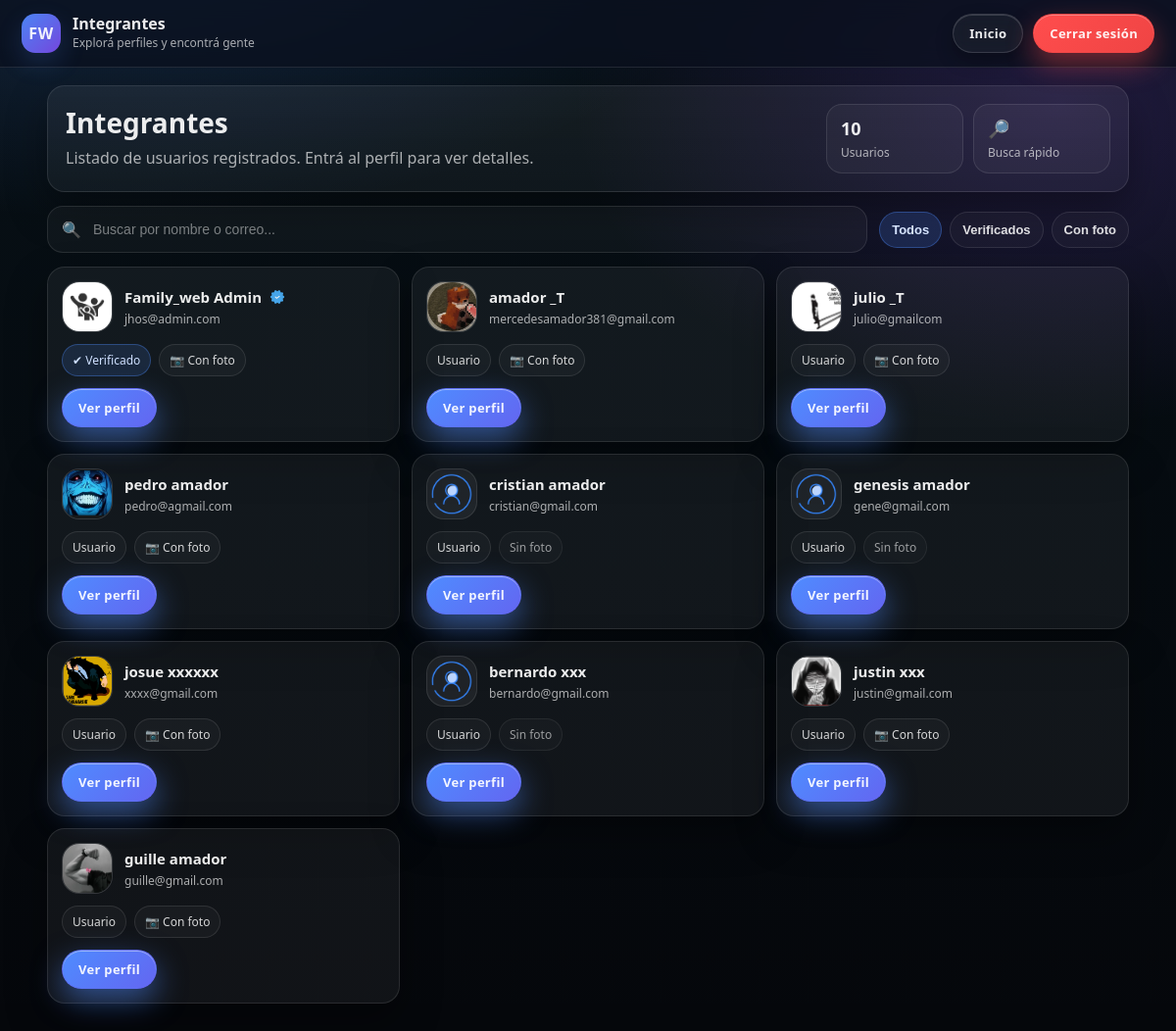
/members_view (signed in), run on an earlier commit of the app's database.
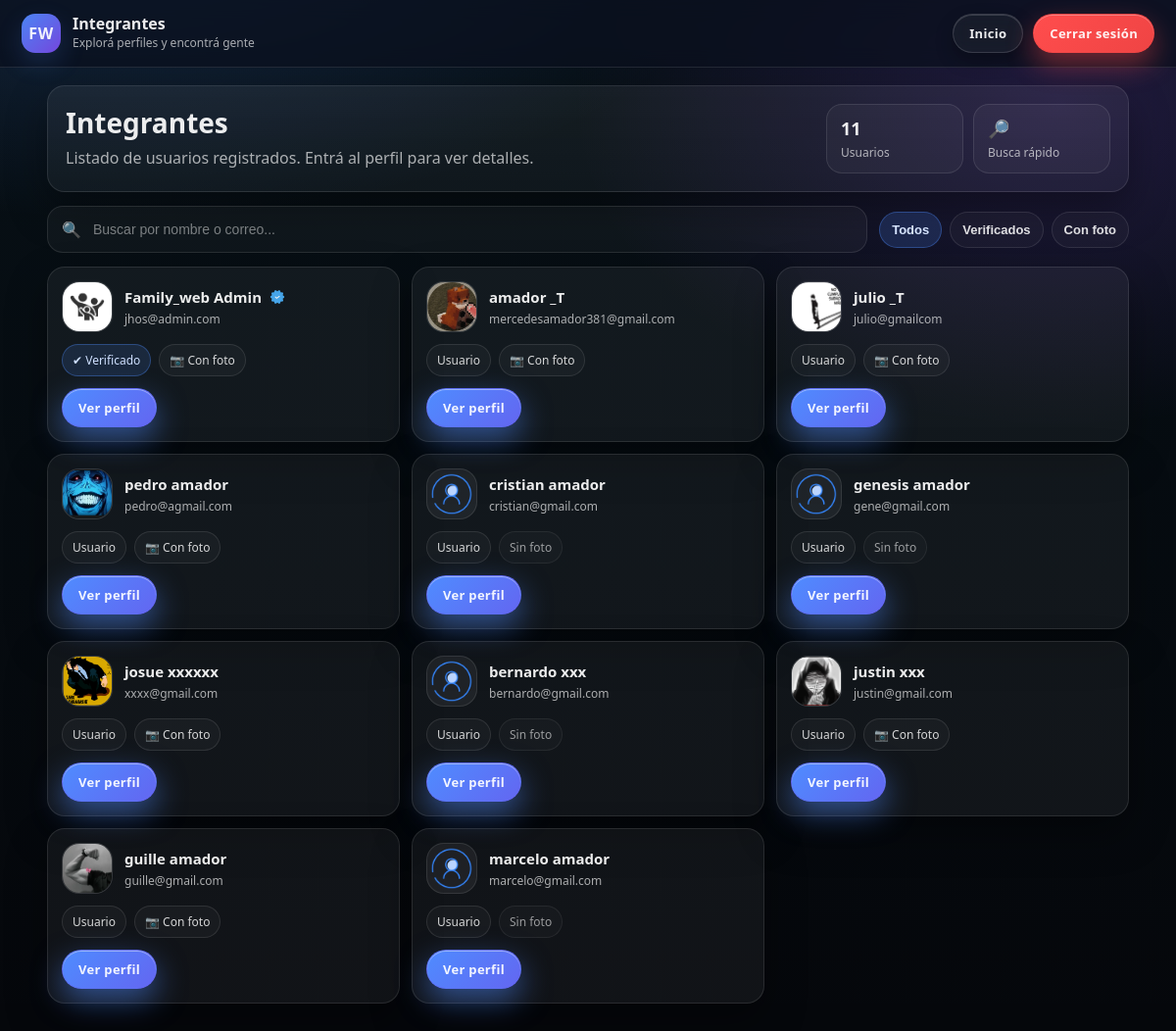
And on a later commit of the database.
### tables this page shows
CREATE TABLE users (
    id INTEGER PRIMARY KEY AUTOINCREMENT,
    nombre TEXT NOT NULL,
    apellido TEXT NOT NULL,
    email TEXT UNIQUE NOT NULL,
    password TEXT NOT NULL,
    fecha_nac TEXT,
    municipio TEXT,
    pais TEXT,
    foto TEXT
, telefono TEXT, direccion TEXT, estado_civil TEXT, bio TEXT, activo INTEGER DEFAULT 0);

### app.py (the view)
@app.route('/members_view')
def members_view():
    if 'user_id' not in session:
        return redirect('/login')
    user_id = session['user_id']
    with sqlite3.connect('database.db', timeout=20) as conn:
        c = conn.cursor()
        c.execute("""
            SELECT id, nombre, apellido, email, municipio, pais, foto
            FROM users
        """)
        integrantes = c.fetchall()
    return render_template('members_view.html', integrantes=integrantes)

### templates/members_view.html (shortened to what this page needs)
<!DOCTYPE html>
<html lang="es">
<head>
  <link rel="stylesheet" href="/static/members_view.css">
</head>
<body>
  <header class="topbar">
    <div class="brand">
      <div class="logo">FW</div>
      <div class="brand-text">
        <div class="brand-title">Integrantes</div>
        <div class="brand-sub">Explorá perfiles y encontrá gente</div>
      </div>
    </div>
    <div class="top-actions">
      <a class="btn ghost" href="/user_home">Inicio</a>
      <a class="btn danger" href="/logout">Cerrar sesión</a>
    </div>
  </header>
  <main class="page">
    <section class="hero">
      <div class="hero-left">
        <h1>Integrantes</h1>
        <p>Listado de usuarios registrados. Entrá al perfil para ver detalles.</p>
      </div>
      <div class="hero-right">
        <div class="stat">
          <div class="stat-num">{{ integrantes|length }}</div>
          <div class="stat-label">Usuarios</div>
        </div>
        <div class="stat">
          <div class="stat-num">🔎</div>
          <div class="stat-label">Busca rápido</div>
        </div>
      </div>
    </section>
    <section class="tools">
      <div class="search-wrap">
        <span class="search-ico">🔍</span>
        <input id="search" type="text" placeholder="Buscar por nombre o correo..." autocomplete="off">
      </div>
      <div class="chips">
        <button class="chip active" type="button" data-filter="all">Todos</button>
        <button class="chip" type="button" data-filter="verified">Verificados</button>
        <button class="chip" type="button" data-filter="withphoto">Con foto</button>
      </div>
    </section>
    <section class="grid" id="grid">
      {% for i in integrantes %}
      <article class="card member"
               data-name="{{ (i[1] ~ ' ' ~ i[2])|lower }}"
               data-email="{{ i[3]|lower }}"
               data-verified="{{ '1' if i[3] == 'jhos@admin.com' else '0' }}"
               data-photo="{{ '1' if i[6] and i[6] != '' else '0' }}">
        <div class="card-top">
          <div class="avatar-wrap">
            {% if i[6] and i[6] != "" %}
              <img src="{{ i[6].replace('\\','/') }}" alt="{{ i[1] }}" class="avatar">
            {% else %}
              <img src="/static/default_user.png" alt="Sin foto" class="avatar">
            {% endif %}
          </div>
          <div class="who">
            <h3 class="name">
              {{ i[1] }} {{ i[2] }}
              {% if i[3] == 'jhos@admin.com' %}
                <img src="/static/verificado.png" alt="Verificado" class="icon-verificado">
              {% endif %}
            </h3>
            <p class="email">{{ i[3] }}</p>
          </div>
        </div>
        <div class="meta">
          {% if i[3] == 'jhos@admin.com' %}
            <span class="tag verified">✔ Verificado</span>
          {% else %}
            <span class="tag">Usuario</span>
          {% endif %}
          {% if i[6] and i[6] != "" %}
            <span class="tag">📷 Con foto</span>
          {% else %}
            <span class="tag muted">Sin foto</span>
          {% endif %}
        </div>
        <div class="card-actions">
          <a class="btn primary" href="/member/{{ i[0] }}">Ver perfil</a>
        </div>
      </article>
      {% endfor %}
    </section>
  </main>
</body>
</html>

What changed in the data, as far as the page shows it:
added users: nombre "marcelo", apellido "amador", email "marcelo@gmail.com", shows "Usuario", shows "Sin foto"
Also different on the page:
{{ integrantes|length }}: "10" → "11"
